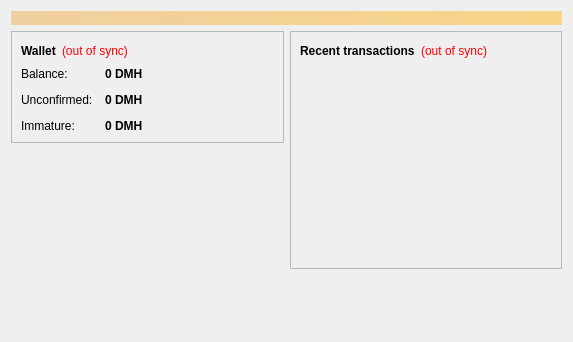
<?xml version="1.0" encoding="UTF-8"?>
<ui version="4.0">
 <class>OverviewPage</class>
 <widget class="QWidget" name="OverviewPage">
  <property name="geometry">
   <rect>
    <x>0</x>
    <y>0</y>
    <width>573</width>
    <height>342</height>
   </rect>
  </property>
  <property name="windowTitle">
   <string>Form</string>
  </property>
  <layout class="QVBoxLayout" name="topLayout">
   <item>
    <widget class="QLabel" name="labelAlerts">
     <property name="visible">
      <bool>false</bool>
     </property>
     <property name="styleSheet">
      <string notr="true">background-color: qlineargradient(x1: 0, y1: 0, x2: 1, y2: 0, stop:0 #F0D0A0, stop:1 #F8D488); color:#000000;</string>
     </property>
     <property name="wordWrap">
      <bool>true</bool>
     </property>
     <property name="margin">
      <number>3</number>
     </property>
    </widget>
   </item>
   <item>
    <layout class="QHBoxLayout" name="horizontalLayout" stretch="1,1">
     <item>
      <layout class="QVBoxLayout" name="verticalLayout_2">
       <item>
        <widget class="QFrame" name="frame">
         <property name="frameShape">
          <enum>QFrame::StyledPanel</enum>
         </property>
         <property name="frameShadow">
          <enum>QFrame::Raised</enum>
         </property>
         <layout class="QVBoxLayout" name="verticalLayout_4">
          <item>
           <layout class="QHBoxLayout" name="horizontalLayout_4">
            <item>
             <widget class="QLabel" name="label_5">
              <property name="font">
               <font>
                <weight>75</weight>
                <bold>true</bold>
               </font>
              </property>
              <property name="text">
               <string>Wallet</string>
              </property>
             </widget>
            </item>
            <item>
             <widget class="QLabel" name="labelWalletStatus">
              <property name="toolTip">
               <string>The displayed information may be out of date. Your wallet automatically synchronizes with the Digitalmoolah network after a connection is established, but this process has not completed yet.</string>
              </property>
              <property name="styleSheet">
               <string notr="true">QLabel { color: red; }</string>
              </property>
              <property name="text">
               <string notr="true">(out of sync)</string>
              </property>
              <property name="alignment">
               <set>Qt::AlignLeading|Qt::AlignLeft|Qt::AlignVCenter</set>
              </property>
             </widget>
            </item>
            <item>
             <spacer name="horizontalSpacer_2">
              <property name="orientation">
               <enum>Qt::Horizontal</enum>
              </property>
              <property name="sizeHint" stdset="0">
               <size>
                <width>40</width>
                <height>20</height>
               </size>
              </property>
             </spacer>
            </item>
           </layout>
          </item>
          <item>
           <layout class="QFormLayout" name="formLayout_2">
            <property name="fieldGrowthPolicy">
             <enum>QFormLayout::AllNonFixedFieldsGrow</enum>
            </property>
            <property name="horizontalSpacing">
             <number>12</number>
            </property>
            <property name="verticalSpacing">
             <number>12</number>
            </property>
            <item row="0" column="0">
             <widget class="QLabel" name="label">
              <property name="text">
               <string>Balance:</string>
              </property>
             </widget>
            </item>
            <item row="0" column="1">
             <widget class="QLabel" name="labelBalance">
              <property name="font">
               <font>
                <weight>75</weight>
                <bold>true</bold>
               </font>
              </property>
              <property name="cursor">
               <cursorShape>IBeamCursor</cursorShape>
              </property>
              <property name="toolTip">
               <string>Your current balance</string>
              </property>
              <property name="text">
               <string notr="true">0 DMH</string>
              </property>
              <property name="textInteractionFlags">
               <set>Qt::LinksAccessibleByMouse|Qt::TextSelectableByKeyboard|Qt::TextSelectableByMouse</set>
              </property>
             </widget>
            </item>
            <item row="1" column="0">
             <widget class="QLabel" name="label_3">
              <property name="text">
               <string>Unconfirmed:</string>
              </property>
             </widget>
            </item>
            <item row="1" column="1">
             <widget class="QLabel" name="labelUnconfirmed">
              <property name="font">
               <font>
                <weight>75</weight>
                <bold>true</bold>
               </font>
              </property>
              <property name="cursor">
               <cursorShape>IBeamCursor</cursorShape>
              </property>
              <property name="toolTip">
               <string>Total of transactions that have yet to be confirmed, and do not yet count toward the current balance</string>
              </property>
              <property name="text">
               <string notr="true">0 DMH</string>
              </property>
              <property name="textInteractionFlags">
               <set>Qt::LinksAccessibleByMouse|Qt::TextSelectableByKeyboard|Qt::TextSelectableByMouse</set>
              </property>
             </widget>
            </item>
            <item row="2" column="0">
             <widget class="QLabel" name="labelImmatureText">
              <property name="text">
               <string>Immature:</string>
              </property>
             </widget>
            </item>
            <item row="2" column="1">
             <widget class="QLabel" name="labelImmature">
              <property name="font">
               <font>
                <weight>75</weight>
                <bold>true</bold>
               </font>
              </property>
              <property name="toolTip">
               <string>Mined balance that has not yet matured</string>
              </property>
              <property name="text">
               <string notr="true">0 DMH</string>
              </property>
              <property name="textInteractionFlags">
               <set>Qt::LinksAccessibleByMouse|Qt::TextSelectableByKeyboard|Qt::TextSelectableByMouse</set>
              </property>
             </widget>
            </item>
           </layout>
          </item>
         </layout>
        </widget>
       </item>
       <item>
        <spacer name="verticalSpacer">
         <property name="orientation">
          <enum>Qt::Vertical</enum>
         </property>
         <property name="sizeHint" stdset="0">
          <size>
           <width>20</width>
           <height>40</height>
          </size>
         </property>
        </spacer>
       </item>
      </layout>
     </item>
     <item>
      <layout class="QVBoxLayout" name="verticalLayout_3">
       <item>
        <widget class="QFrame" name="frame_2">
         <property name="frameShape">
          <enum>QFrame::StyledPanel</enum>
         </property>
         <property name="frameShadow">
          <enum>QFrame::Raised</enum>
         </property>
         <layout class="QVBoxLayout" name="verticalLayout">
          <item>
           <layout class="QHBoxLayout" name="horizontalLayout_2">
            <item>
             <widget class="QLabel" name="label_4">
              <property name="text">
               <string>&lt;b&gt;Recent transactions&lt;/b&gt;</string>
              </property>
             </widget>
            </item>
            <item>
             <widget class="QLabel" name="labelTransactionsStatus">
              <property name="toolTip">
               <string>The displayed information may be out of date. Your wallet automatically synchronizes with the Digitalmoolah network after a connection is established, but this process has not completed yet.</string>
              </property>
              <property name="styleSheet">
               <string notr="true">QLabel { color: red; }</string>
              </property>
              <property name="text">
               <string notr="true">(out of sync)</string>
              </property>
              <property name="alignment">
               <set>Qt::AlignRight|Qt::AlignTrailing|Qt::AlignVCenter</set>
              </property>
             </widget>
            </item>
            <item>
             <spacer name="horizontalSpacer">
              <property name="orientation">
               <enum>Qt::Horizontal</enum>
              </property>
              <property name="sizeHint" stdset="0">
               <size>
                <width>40</width>
                <height>20</height>
               </size>
              </property>
             </spacer>
            </item>
           </layout>
          </item>
          <item>
           <widget class="QListView" name="listTransactions">
            <property name="styleSheet">
             <string notr="true">QListView { background: transparent; }</string>
            </property>
            <property name="frameShape">
             <enum>QFrame::NoFrame</enum>
            </property>
            <property name="verticalScrollBarPolicy">
             <enum>Qt::ScrollBarAlwaysOff</enum>
            </property>
            <property name="horizontalScrollBarPolicy">
             <enum>Qt::ScrollBarAlwaysOff</enum>
            </property>
            <property name="selectionMode">
             <enum>QAbstractItemView::NoSelection</enum>
            </property>
           </widget>
          </item>
         </layout>
        </widget>
       </item>
       <item>
        <spacer name="verticalSpacer_2">
         <property name="orientation">
          <enum>Qt::Vertical</enum>
         </property>
         <property name="sizeHint" stdset="0">
          <size>
           <width>20</width>
           <height>40</height>
          </size>
         </property>
        </spacer>
       </item>
      </layout>
     </item>
    </layout>
   </item>
  </layout>
 </widget>
 <resources/>
 <connections/>
</ui>
